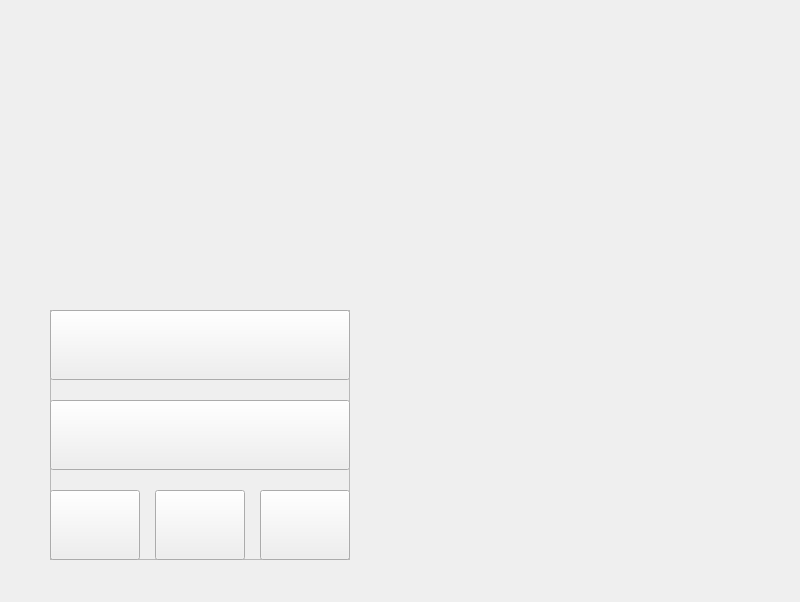
<?xml version="1.0" encoding="UTF-8"?>
<ui version="4.0">
 <class>MainScene</class>
 <widget class="QWidget" name="MainScene">
  <property name="geometry">
   <rect>
    <x>0</x>
    <y>0</y>
    <width>800</width>
    <height>602</height>
   </rect>
  </property>
  <property name="windowTitle">
   <string>MainScene</string>
  </property>
  <widget class="QLabel" name="backPic">
   <property name="geometry">
    <rect>
     <x>0</x>
     <y>0</y>
     <width>800</width>
     <height>600</height>
    </rect>
   </property>
   <property name="text">
    <string/>
   </property>
   <property name="pixmap">
    <pixmap>background/wall_complex.png</pixmap>
   </property>
   <property name="scaledContents">
    <bool>true</bool>
   </property>
  </widget>
  <widget class="QFrame" name="frame">
   <property name="geometry">
    <rect>
     <x>50</x>
     <y>310</y>
     <width>300</width>
     <height>250</height>
    </rect>
   </property>
   <property name="frameShape">
    <enum>QFrame::StyledPanel</enum>
   </property>
   <property name="frameShadow">
    <enum>QFrame::Raised</enum>
   </property>
   <widget class="MainSceneButton" name="shopBoard">
    <property name="geometry">
     <rect>
      <x>0</x>
      <y>180</y>
      <width>90</width>
      <height>70</height>
     </rect>
    </property>
    <property name="text">
     <string/>
    </property>
   </widget>
   <widget class="MainSceneButton" name="PVE">
    <property name="geometry">
     <rect>
      <x>0</x>
      <y>0</y>
      <width>300</width>
      <height>70</height>
     </rect>
    </property>
    <property name="text">
     <string/>
    </property>
   </widget>
   <widget class="MainSceneButton" name="PVP">
    <property name="geometry">
     <rect>
      <x>0</x>
      <y>90</y>
      <width>300</width>
      <height>70</height>
     </rect>
    </property>
    <property name="text">
     <string/>
    </property>
   </widget>
   <widget class="MainSceneButton" name="Setting">
    <property name="geometry">
     <rect>
      <x>105</x>
      <y>180</y>
      <width>90</width>
      <height>70</height>
     </rect>
    </property>
    <property name="text">
     <string/>
    </property>
   </widget>
   <widget class="MainSceneButton" name="Quit">
    <property name="geometry">
     <rect>
      <x>210</x>
      <y>180</y>
      <width>90</width>
      <height>70</height>
     </rect>
    </property>
    <property name="text">
     <string/>
    </property>
   </widget>
  </widget>
 </widget>
 <layoutdefault spacing="6" margin="11"/>
 <customwidgets>
  <customwidget>
   <class>MainSceneButton</class>
   <extends>QPushButton</extends>
   <header location="global">mainscenebutton.h</header>
  </customwidget>
 </customwidgets>
 <resources/>
 <connections>
  <connection>
   <sender>shopBoard</sender>
   <signal>clicked()</signal>
   <receiver>MainScene</receiver>
   <slot>shop()</slot>
   <hints>
    <hint type="sourcelabel">
     <x>688</x>
     <y>126</y>
    </hint>
    <hint type="destinationlabel">
     <x>932</x>
     <y>183</y>
    </hint>
   </hints>
  </connection>
  <connection>
   <sender>PVE</sender>
   <signal>clicked()</signal>
   <receiver>MainScene</receiver>
   <slot>pve()</slot>
   <hints>
    <hint type="sourcelabel">
     <x>683</x>
     <y>241</y>
    </hint>
    <hint type="destinationlabel">
     <x>930</x>
     <y>295</y>
    </hint>
   </hints>
  </connection>
  <connection>
   <sender>PVP</sender>
   <signal>clicked()</signal>
   <receiver>MainScene</receiver>
   <slot>pvp()</slot>
   <hints>
    <hint type="sourcelabel">
     <x>682</x>
     <y>355</y>
    </hint>
    <hint type="destinationlabel">
     <x>923</x>
     <y>408</y>
    </hint>
   </hints>
  </connection>
  <connection>
   <sender>Setting</sender>
   <signal>clicked()</signal>
   <receiver>MainScene</receiver>
   <slot>setting()</slot>
   <hints>
    <hint type="sourcelabel">
     <x>684</x>
     <y>475</y>
    </hint>
    <hint type="destinationlabel">
     <x>921</x>
     <y>508</y>
    </hint>
   </hints>
  </connection>
  <connection>
   <sender>Quit</sender>
   <signal>clicked()</signal>
   <receiver>MainScene</receiver>
   <slot>quit()</slot>
   <hints>
    <hint type="sourcelabel">
     <x>687</x>
     <y>591</y>
    </hint>
    <hint type="destinationlabel">
     <x>920</x>
     <y>626</y>
    </hint>
   </hints>
  </connection>
 </connections>
 <slots>
  <slot>shop()</slot>
  <slot>pve()</slot>
  <slot>pvp()</slot>
  <slot>setting()</slot>
  <slot>quit()</slot>
 </slots>
</ui>
